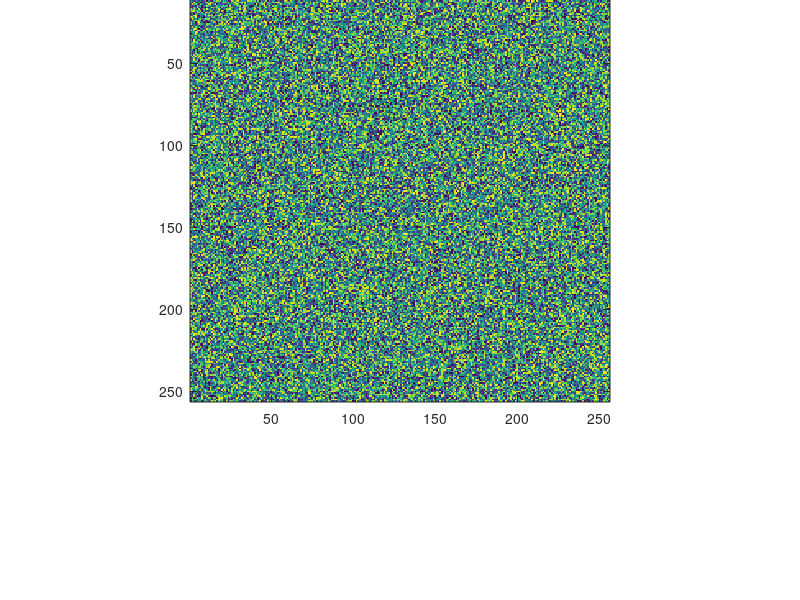

Reproduce this figure in MATLAB. (Note: this script raises an error after producing the figure.)
% puprisa_viewChannel
% Jesse Wilson (2011) syrex314@gmail.com
% Duke University
%
% View a single channel as a z stack.
%
% A visualization tool for 3D stacks of images, such as those acquired in
% pump--probe microscopy.
% Shows one slice at a time, and allows user to view the time delay trace
% associated with a selected pixel in the slice. Also allows user to change
% the currently viewed slice
%
% The purpose is to have a tool for visualizing time delay scans at each
% pixel.
%
% X is an n by m by l - element matrix where
% m is the number of pixels in the y-direction
% n is the number of pixels in the x-direction
% p is the number of time delays (the number of image slices)
%
%
% SOMEDAY: make callback stubs for ROI context menu items
% SOMEDAY: implement callbacks for cbar autoscale context menu
% Then clean up this code before going any further...
% TODO : check bounds on ROI movement
% TODO: make ROI tool with uitoolbar()
% consider making ROI an object?
% start work on multiexponential analysis 
% PCA analysis and basis fitting

%
% instead of using MATLAB slice:
% just make an image plane, change CDATA, and move it up and down

function puprisa_viewChannelZStack( X, zPos, fileName )
    figure('Name','Channel');
    setappdata(gcf,'displayMode','2D');
    
    % maximize the window vertically
    pos = get(gcf,'OuterPosition');
    screenSize = get(0,'ScreenSize');
    pos(2) = screenSize(2)+100;
    pos(4) = screenSize(4)-100;
    set(gcf,'OuterPosition',pos);
    
    % demo mode
    if nargin == 0
        X = demoDataSet();
        Y = demoDataSet();
        [szx, szy, szz] = size(Y);
        zPos = 0.1*(1:szz);
    elseif isstr( X )
        fileName = X;
        [X,Y,zPos] = loadData( fileName ); 
    end
    
    % get dimensions of the stack
    % assume X and Y channels have same dimensions!
    [m,n,p] = size(X);
    
    
    
    clf;
    
    initMenus( gcf );
    
    % set up 4 subplots
    % 1) image for selected time delay
    % 2) delay trace for selected pixel
    % 3) alternate channel image
    % 4) unused
    
    ik = 1; % ik is slice
    setappdata(gcf,'currentSlice',ik);

    
    %axes('Position',[0.1,0.1,0.4,0.8]);
    hImageAxes = gca();
    set(hImageAxes,'Position',[0.02,0.33,0.96,0.7])

    displayMode = getappdata(gcf,'displayMode');
    
    switch displayMode
        case '3D'
            [x,y,z] = meshgrid([1:256],[1:256],zPos);
            h=slice(x,y,z,X, 256, 256, zPos(ik));
            set(h,'edgecolor','none');
            setappdata(gcf,'hsliceobj',h(3));
        case '2D'
            im = imagesc(X(:,:,ik));
            set(im,'Tag','theImage');
            axis square;
    end
    
    %colormap(cmap(256,[0,0.8,0],[0,0,0],[1,0.0,0.2]));
    %colormap(cmap(256,[0.8,0.8,1],[0,0,1],[0,0,0],[1,0,0],[1,0.8,0.8]));
    colormap(cmap(256,[0,1,1],[0,0,1],[0,0,0],[1,0,0],[1,1,0]));
    colorbar;

    set(gca,'YDir','normal');
    set(gca,'Tag','imageAxes');
    setappdata(gcf,'imageStackX', X);
    setappdata(gcf,'zPos',zPos);
    
    if nargin == 3
        title(fileName,'interp','none');
        setappdata(gcf,'fileName',fileName);
    else
        title('viz3dStack');
    end

   
    % set up scroll wheel fn to be able to flip between slices
    set(gcf,'WindowScrollWheelFcn', @scroll_wheel);
    
    % attempt auto-clim
    % take the biggest difference between mean and zero
    m = mean(X(:))
    s = 3*std(X(:))
    set(hImageAxes,'clim', [-1,1]*max( [abs(m+s),abs(m-s)] ));
    
    % display depth
    hTxtDepth = text(0,0,depthString(zPos(ik)),...
        'color',[0,0,0]+0.99,...
        'HorizontalAlignment','left',...
        'VerticalAlignment','bottom',...
        'FontSize',24,...
        'tag','txtDepth');
    
    % plot depth trend
    axTrend = axes('Position',[0.05,0.05,0.90,0.3]);
    trend = puprisa_imageStackTrend(X);
    plot(zPos,trend);
    grid on;
    
end

function str = depthString(z)
    str = ['Depth: ',num2str(0 - z), ' \mum'];
end

%--------------------------------------------------------------------------
% INITIALIZATION ROUTINES
%

% menu initialization
function initMenus( fig )
    % sets up menus in the figure
    f = uimenu('Label','ImageAnalysis');
    uimenu(f,'Label','Open Image Stack...','Callback',@mnuOpenImageStack);
    uimenu(f,'Label','Histogram...','Callback',@mnuShowHistogram);
    uimenu(f,'Label','Multiexponential fit...','Callback',@mnuMultiexpFit);
    uimenu(f,'Label','Principal component composite image...','Callback',@mnuPCA);
    uimenu(f,'Label','Principal component cluster analysis...','Callback',@mnuPCAClusters);
    uimenu(f,'Label','K-clustering analysis...','Callback',@mnuPCAClusters2);
    uimenu(f,'Label','SVD de-noise...','Callback',@mnuSVDdeNoise);
    uimenu(f,'Label','Print stack on page...','Callback',@mnuPrintStack);
    uimenu(f,'Label','Subract background value...','Callback',@mnuBgSubtract);
    uimenu(f,'Label','Auto background','Callback',@mnuBgSubtractAuto);
    uimenu(f,'Label','Export stack','Callback',@mnuExportStack);
    uimenu(f,'Label','Export animated GIF','callback',@mnuExportGIF);
    uimenu(f,'Label','Depth offset...','callback',@mnuDepthOffset);
    uimenu(f,'Label','Subtract average frame','callback',@mnuSubtractAverage);
    
    f = uimenu('Label','Display');
    % this menu contains checkboxes on what to display
    uimenu(f,'Label','Depth','Callback',@mnuDisplayDepth,'checked','on');
    
    % context menu for ROI
    cmnuROI = uicontextmenu();
    uimenu(cmnuROI,'Label','New ROI', 'Callback', @mnuNewROI);
    uimenu(cmnuROI,'Label','Delete ROI', 'Callback', @mnuRemoveROI);
    uimenu(cmnuROI,'Label','Color...','Callback',@mnuSetROIColor);
    uimenu(cmnuROI,'Label','Label...');
    setappdata(fig,'cmnuROI',cmnuROI);

end


%==========================================================================
% CALLBACK FUNCTIONS
%

function scroll_wheel(src,evnt )
    ik = getappdata(gcbf,'currentSlice') + evnt.VerticalScrollCount;
    
    updateDisplay(ik)
end
   
function updateDisplay( ik )
    X = getappdata(gcbf,'imageStackX');
    [m,n,p] = size(X);
    
    Y = getappdata(gcbf,'imageStackY');
    
    if nargin == 0
        ik = getappdata(gcbf,'currentSlice');
    else
        if ik < 1
            ik = 1;
        elseif ik > p
            ik = p;
        end

        setappdata(gcbf,'currentSlice', ik);
    end
        
    h = findobj(gcf,'Tag','imageAxes');
    
    if gca ~= h
        axes(h);
    end
    
    fn = getappdata(gcf,'fileName');
    title([fn, num2str(ik)],'interp','none');
    zPos = getappdata(gcbf,'zPos');
    %[x,y,z] = meshgrid([1:256],[1:256],zPos);
    %h=slice(x,y,z,X, 256, 256, zPos(ik));
    
    cdata = X(:,:,ik);
    
    switch getappdata(gcf,'displayMode')
        case '3D'

            hsliceobj = getappdata(gcf,'hsliceobj');
            cdata = X(:,:,ik);
            zdata = cdata*0 + zPos(ik);

            set(hsliceobj,'CData',cdata, 'ZData', zdata);
        case '2D'
            im =findobj(gcbf,'Tag','theImage');
            set(im,'cdata',cdata);
    end
    
    hTxtDepth = findobj(gcbf,'tag','txtDepth');
    set(hTxtDepth,'string',depthString(zPos(ik)));
    
    drawnow;
end

function buttonDown_moveRoi(src,evnt )
% src - the object that is the source of the event
% evnt - empty for this property
    sel_typ = get(gcbf,'SelectionType');
    
    % get ROI struct array
    ROIs = getappdata(gcbf,'ROIs');
    
    % which ROI?
    ROIindex = getappdata(src,'iROI');
    
    % get the ROI that was selected
    ROI = ROIs(ROIindex);

    switch sel_typ
        case 'normal'
            % single click with left button-- track mouse motions
            set(gcf,'WindowButtonMotionFcn',{@(s,e)buttonMotion_moveRoi(s,e, ROI)});
            set(gcf,'WindowButtonUpFcn',@button_up);
        case 'open'
            % double-click -- toggle ROI mode
            % needs to be fixed
            switch ROI.mode
                case 'box'
                    ROI.mode = 'point';
                case 'point'
                    ROI.mode = 'box';
                otherwise % invalid mode-- change back to 'point'
                    disp(['invalid ROI mode: ', ROI.mode, ' -- changing back to point']);
                    ROI.mode = 'point';
            end
            
            % update the ROI structure in appdata
            ROIs(ROIindex) = ROI;
            setappdata(gcbf,'ROIs', ROIs);
            
            % refresh the display after changing ROI mode
            updateCursor();
    end
end

function buttonMotion_moveRoi(src,evnt, ROI)
    % find out where mouse is
    cp = get(gca,'currentPoint');
    ii = round(cp(1,1));
    ij = round(cp(1,2));
    
    
    ROIs = getappdata(gcbf,'ROIs');
    ROI.center = [ii,ij];
    ROIs(ROI.index) = ROI;
    setappdata(gcbf,'ROIs', ROIs);
    
    updateCursor();
   
end

% buttonDown_resizeRoi()
% Called when user clicks on ROI corner handle to resize.
function buttonDown_resizeRoi(src,evnt )
% src - the object that is the source of the event
% evnt - empty for this property
   sel_typ = get(gcbf,'SelectionType');
   
    % which ROI?
    ROIindex = getappdata(src,'iROI');
    
   
    % get ROI struct array
    ROIs = getappdata(gcbf,'ROIs');
    
    % get the ROI that was selected
    ROI = ROIs(ROIindex);

   switch sel_typ 
      case 'normal'
         set(gcf,'WindowButtonMotionFcn',{@(s,e)buttonMotion_resizeRoi(s,e, ROI)});
         set(gcf,'WindowButtonUpFcn',@button_up);
   end
end

function buttonMotion_resizeRoi(src,evnt, ROI)
    % calculate new width and height
    roiCenter = ROI.center;
    iCenter = roiCenter(1);
    jCenter = roiCenter(2);
    cp = get(gca,'currentPoint');
    ii = round(cp(1,1));
    ij = round(cp(1,2));
    
    roiWidth = 2*(ii-iCenter);
    roiHeight = -2*(ij-jCenter);
    
    % check bounds
    if roiWidth < 1
        roiWidth = 1;
    end
    if roiHeight < 1
        roiHeight = 1;
    end
    
    roiBox = [roiWidth, roiHeight];
    ROI.box = roiBox;
    
    % save the new ROI
    ROIs = getappdata(gcbf,'ROIs');
    ROIs(ROI.index) = ROI;
    setappdata(gcbf,'ROIs',ROIs);

    updateCursor();
end

function button_up(src,evnt)
    set(gcf,'WindowButtonMotionFcn','');
end

%==========================================================================
% MENU CALLBACKS
%

% Main (top) menu callbaks
function mnuAutoScaleStack(src, evt)
    get(get(get(src,'Parent'),'Parent'))
end

function mnuDepthOffset(src, evt)
    % subtract arbitrary offset from depth scans
    
    % ask for offset
    prompt = {'Z Depth Offset:'};
    dlg_title = 'Z Depth Offset (microns)';
    num_lines = 1;
    def = {'0.00'};
    answer = inputdlg(prompt,dlg_title,num_lines,def);
    z0 = str2num(answer{1});
    if isempty(z0)
        error('invalid entry');
    end
    
    % apply the offst
    zPos = getappdata(gcbf,'zPos');
    zPos = zPos + z0;
    setappdata(gcbf, 'zPos', zPos);
    
    % update depth gauge readout
    ik = getappdata(gcbf,'currentSlice');
    hTxtDepth = findobj(gcbf,'Tag','txtDepth');
    set(hTxtDepth,'string',depthString(zPos(ik)));
    drawnow;
end

function mnuSubtractAverage( src, evt )
    % average stack, then subtract the average from each frame
    X = getappdata( gcbf, 'imageStackX' );
    
    [~,~,nSlices] = size(X);
    
    avg = sum(X,3) / nSlices;
    
    X = X - repmat(avg,[1,1,nSlices]);
    
    setappdata( gcbf,'imageStackX',X);
    
    updateDisplay();

end

function mnuSVDdeNoise( src, evt )
    % perform principle component analysis,
    % keeping only the first N principal components!
    
    % ask how many components to retain
    prompt = {'Number of principal components to retain:'};
    dlg_title = 'SVD de-noise parameters';
    num_lines = 1;
    def = {'3'};
    answer = inputdlg(prompt,dlg_title,num_lines,def);
    nPCs = str2num(answer{1});
    if isempty(nPCs)
        error('invalid entry');
    end
    
    % get the image stack
    X = getappdata( gcbf, 'imageStackX' );
    
    
    
    % reshape to a list of delay scans
    [nrows,ncols,ndelays] = size(X);
    delayScans = zeros(nrows*ncols, ndelays);
    for irow = 1:nrows
        minIndex = (irow-1)*ncols+1;
        maxIndex = (irow)*ncols;
        delayScans( minIndex:maxIndex, : ) = squeeze(X( irow, 1:ncols, : ));
    end
    
    
    [U,S,V] = svd( delayScans, 0 );
    size(U)
    size(S)
    size(V)
    
    s = diag(S);
    
    sumPCStack = zeros(nrows, ncols, ndelays);
    
    %nPCs = 3;
    
    for iPC = 1:nPCs
        % make a matrix of this principal component
        PC_mtrx = permute(repmat( V(:,iPC), [1,nrows,ncols]),[2,3,1]);
    
        % project the image stack onto this principal component
        PCImage = sum(X.*PC_mtrx ,3);
        
        % add it to the sum image
        sumPCStack = sumPCStack + repmat(PCImage,[1,1,ndelays]).*PC_mtrx;
        
    end
    
    % save back in main image
    setappdata (gcbf,'imageStackX', sumPCStack);
    
    src= [];
    evnt.VerticalScrollCount = -1;
    scroll_wheel(src,evnt);
    
end

function mnuPCAClusters2( src, evt )
    % get the image stack
    X = getappdata( gcbf, 'imageStackX' );    
    
    % reshape to a list of delay scans
    [nrows,ncols,ndelays] = size(X);
    delayScans = zeros(nrows*ncols, ndelays);
    for irow = 1:nrows
        minIndex = (irow-1)*ncols+1;
        maxIndex = (irow)*ncols;
        delayScans( minIndex:maxIndex, : ) = squeeze(X( irow, 1:ncols, : ));
    end
    
    % pick the strongest n signal points
    nStrongestSignals = 5000;
    strengths = sum(abs(delayScans),2);
    [b,ii] = sort(strengths,'Descend');

    delayScans = delayScans( ii(1:nStrongestSignals), : );
    delayScanSums = repmat(sum(abs(delayScans),2),[1,ndelays]);
    %delayScans = delayScans ./ delayScanSums;
    

    
    [pc, zscores, pcvars] = princomp(delayScans);
    figure('name','princomp');
    scatter(zscores(:,1), zscores(:,2));
    
    %pcclusters = clusterdata(delayScans,2);
    pcclusters = kmeans(delayScans,2);
    gscatter(zscores(:,1), zscores(:,2), pcclusters);
    
    figure
    foo = zeros(1,nrows*ncols);
    foo(ii(pcclusters == 3)) = 1;
    img = reshape(foo,[nrows,ncols]);
    imagesc(img);
end 

function mnuPCAClusters(src, evt)
    
    % perform principle component analysis,
    
    % get the image stack
    X = getappdata( gcbf, 'imageStackX' );    
    
    % reshape to a list of delay scans
    [nrows,ncols,ndelays] = size(X);
    delayScans = zeros(nrows*ncols, ndelays);
    for irow = 1:nrows
        minIndex = (irow-1)*ncols+1;
        maxIndex = (irow)*ncols;
        delayScans( minIndex:maxIndex, : ) = squeeze(X( irow, 1:ncols, : ));
    end
    
    puprisa_clusterAnalysis( delayScans );
    
    
end

function mnuPCA( src, evt )
    % open dialog to prompt user where to get PCs from,
    % and then show image, with layers of selectable colors for PCs
    % autoscale should have separate scales for each PC
    % perhaps give multiple views, allowing selection of PCs in each view
    
    X = getappdata(gcbf,'imageStackX');
    puprisa_componentImage( X );
    
end

function mnuOpenImageStack( src, evt )
    % prompt user for an image stack to load
    
    % recall working directory
    wd = getappdata(gcbf,'workingDirectory');
    
    % or use MATLAB's working directory if none has been set yet
    if isempty(wd)
        wd = pwd;
    end
    
    [fileName, pathName] = uigetfile([wd,'\*.dat'],...
        'Select a ScanImage Stack' );
    
    if ~isequal(fileName,0)
        % if not canceled, load the file
        [X,Y, zPos] = loadData([pathName,'\',fileName]);
        
        % remember the working directory for later
        setappdata(gcbf,'workingDirectory',pathName);
        
        if ~isempty(X)
            % restart this program with the new data
            viz3dStack( X, Y, zPos, fileName ) ;
        end
    end
end

function mnuShowHistogram( src, evt)
    % show histogram of image stack
    % display distribution of pixel intensity values
    X = getappdata( gcbf, 'imageStackX' );
    figure('Name','histogram');
    hist(X(:),100);
    xlabel('Value');
    ylabel('Pixel count');
end

function mnuMultiexpFit(src, evt)
    % perform a multiexponential fit of the currently-displayed time series
    
    % open dialog to prompt for:
    % - min/max time
    % - no. exponentials
    % - initial guess (implement this later?)
    prompt = {'Min probe delay (ps):','Max probe delay (ps):', 'No. exponentials'};
    dlg_title = 'Parameters for multi-exponential fit';
    num_lines = 1;
    def = {'0.3', 'Inf', '2'};
    answer = inputdlg(prompt,dlg_title,num_lines,def);
    
    % parse user input
    minDelay = str2num( answer(1) );
    maxDelay = str2num( answer(2) );
    nExp     = str2num( answer(3) );
    
    % check for valid inputs
    if( isempty(minDelay) || isempty(maxDelay) || isempty(nExp) )
        error('Invalid inputs to multiexponential fit');
    end
    
    % !!! BOOKMARK
    % call the exponential fitting routine
    
    % then plot the results
    
end

function mnuPrintStack(src,evt)
    
    % get the data
    X = getappdata(gcbf,'imageStackX');
    axes(findobj(gcbf,'Tag','imageAxes'));
    climits = get(gca,'clim');
    cm = colormap();
    
    
    [~,~,nSlices] = size(X);

    % first figure out row/column break-down
    nPanels = nSlices;
    ff = factor(nPanels);
    if length(ff) == 1
        nPanels = nPanels + 1;
        ff = factor(nPanels);
    end
    
    nCols = ff(end);
    nRows = nPanels / ff(end);
    
    figure('Name','Stack layout');
    for iSlice = 1:nSlices
        subplot(nRows, nCols, iSlice);
        imagesc(X(:,:,iSlice));
        colormap(cm);
        set(gca,'clim',climits);
        grid on;
    end
    
    
    % eventually replace subplot() with my own pixel-based positioning
    
end

function mnuBgSubtract( src, evt )
    % ask for constant background level
    prompt = {'Background level:'};
    dlg_title = 'Constant background offset correction';
    num_lines = 1;
    def = {'0.00'};
    answer = inputdlg(prompt,dlg_title,num_lines,def);
    bg = str2num(answer{1});
    if isempty(bg)
        error('invalid entry');
    end
    
    % get the image stack and subtract background
    X = getappdata( gcbf, 'imageStackX' );
    X = X - bg;
    setappdata( gcbf, 'imageStackX', X );
    
    
    % refresh the image
    im = findobj(gcbf,'Tag','theImage');
    ik = getappdata(gcf,'currentSlice');
    set(im,'CData', X(:,:,ik));
    drawnow;
    
    disp('subtracted')
    
end

function mnuBgSubtractAuto( src, evt )
    % get the image stack
    X = getappdata( gcbf, 'imageStackX' );
    
    % background from average of first and last slices
    Xbg = X(:,:,[1,end]);
    bg = sum(Xbg(:)) / length(Xbg(:));
    
    X = X - bg;
    setappdata( gcbf, 'imageStackX', X );
end

% display menu callbacks
function mnuDisplayDepth(src, evt)
    checked = get(src,'checked');
    
    % toggle checkbox
    switch checked
        
        case 'on'                       % if it was previously checked
            set(src,'checked','off');   %    uncheck the menu item
                                        %    and hide depth gauge
            set( findobj(gcbf,'tag','txtDepth'),...
                 'visible', 'off' );
             
        case 'off'                       % if it was previously unchecked
             set(src,'checked','on');   %    check the menu item
                                         %    and show depth gauge
            set( findobj(gcbf,'tag','txtDepth'),...
                 'visible', 'on' );
    end
            
end

% ROI context menu callbacks
function mnuNewROI( src, evt )
    newROI(findobj(gcbf,'Tag','imageAxes'),...
                    findobj(gcbf,'Tag','theImage'),...
                    findobj(gcbf,'Tag','axTransient'));
end

function mnuRemoveROI( src, evt )
    iROI = getappdata(gco,'iROI');
    
    removeROI( iROI );
    
end

function mnuSetROIColor( src, evt )
    % pick a new color
    c = uisetcolor(gco);
    
    iROI = getappdata(gco,'iROI');
    ROIs = getappdata(gcbf,'ROIs');
    
    ROI = ROIs(iROI);
    hColoredObjs = [ ...
        ROI.lCrossX, ...
        ROI.lCrossY, ...
        ROI.lCrossCenter, ...
        ROI.lBox, ...
        ROI.lBoxCorner, ...
        ROI.lTransient ];
    
    for iObj = 1:length(hColoredObjs)
        set(hColoredObjs,'Color',c);
    end
    
    drawnow;
    
    
end

%==========================================================================
% DATA DISPLAY/REFRESH/DRAWING
%
% These routines update the various displays of the data
function updateCursor()
    % get ROI structure
    ROIs = getappdata(gcf,'ROIs');
    nROIs = length(ROIs);
    
    minVal = inf;
    maxVal = -inf;
    
    for iROI = 1:nROIs
        ROI = ROIs(iROI);
        
    % get relevant handles
    lCrossX = ROI.lCrossX;
    lCrossY = ROI.lCrossY;
    lCrossCenter = ROI.lCrossCenter;
    lRoiBox = ROI.lBox;
    lRoiBoxCorner = ROI.lBoxCorner;
    lTransient = ROI.lTransient;
    ROImode = ROI.mode;
    roiCenter = ROI.center;
    roiBox = ROI.box;


    ii = roiCenter(1);
    ij = roiCenter(2);
    
    % find out whether we operate a boxed ROI or a single pixel
    
    
    switch ROImode
        case 'box'
            % ensure box is all visible
            set(lRoiBox,'visible','on');
            set(lRoiBoxCorner,'visible','on');
        case 'point'
            % hide box, leave only center point
            set(lRoiBox,'visible','off');
            set(lRoiBoxCorner,'visible','off');
        otherwise
            error(['Invalide ROI mode: ', ROImode]);
    end
    
    % update cursor
    set(lCrossX,'ydata',[0,0]+ij);
    set(lCrossY,'xdata',[0,0]+ii);
    set(lCrossCenter,'xdata',ii,'ydata',ij);
    
    % update ROI box
    
    roiWidth = roiBox(1);
    roiHeight = roiBox(2);
    set(lRoiBox,'xdata',[ii-roiWidth/2, ii-roiWidth/2, ...
                     ii+roiWidth/2, ii+roiWidth/2, ii-roiWidth/2]);
    set(lRoiBox,'ydata',[ij-roiHeight/2, ij+roiHeight/2, ...
                     ij+roiHeight/2, ij-roiHeight/2, ij-roiHeight/2]);
                 
    set(lRoiBoxCorner,'xdata',ii+roiWidth/2, 'ydata', ij-roiHeight/2);
                    
    % redraw decay curve on right
    X = getappdata(gcbf, 'imageStackX');
    
    % find lineout of selected region (or pixel)
    switch ROImode
        case 'box'
            % find X within ROI box
            iLower = round(ii - roiWidth/2);
            iUpper = round(ii + roiWidth/2);
            jLower = round(ij - roiHeight/2);
            jUpper = round(ij + roiHeight/2);

            % bound checking
            % do this later-- be careful for now
            Xroi = X(  jLower:jUpper,iLower:iUpper, : );
            XroiSum = squeeze(sum(sum(Xroi,1),2));
            lineout = XroiSum /((jUpper-jLower)*(iUpper-iLower)); % normalize
        case 'point'
            % find transient lineout under point ROI
            Xroi = squeeze(X(ij,ii,:));
            lineout = Xroi;
    end
    
    % record min/max values
    if( max(lineout) > maxVal )
        maxVal = max(lineout);
    end
    if( min(lineout) < minVal )
        minVal = min(lineout);
    end
    
    %set(lTransient,'YData', squeeze(X(ij,ii,:)));
    set(lTransient,'YData', lineout);
    
    lTimeSliceMark = findobj(gcf,'Tag','lTimeSliceMark');
    axTransient = findobj(gcf,'Tag','axTransient');
    %set(axTransient,'ylim',[min(lineout),max(lineout)]);
    set(lTimeSliceMark,'ydata',[minVal,maxVal]);
    
    end
    drawnow;
    
end

function X = demoDataSet()
    % demo dataset: random noise multiplied by exp. decay in the time
    % domain
    m = 256; n = 256; p = 32;
    
    X = rand( m, n, p );
    
    decay = exp(-(1:p)/20);
    
    decay = repmat(reshape(decay,1,1,p),[m,n,1]);
    
    X = X.*decay;
end


function [X,Y, zPos] = loadData( fileName )
    hAxImage = findobj(gcf,'Tag','imageAxes');

    slices = readImageStack( fileName, hAxImage );
    
    
    % allocate image array
    [mx,nx] = size(slices(1).imageData{1});
    p = length(slices);
    X = zeros(mx,nx,p);
    
    if length(slices(1).imageData) > 1
        [my,ny] = size(slices(1).imageData{2});
        Y = zeros(my,ny,p);
    else
        Y = [];
    end

    
    % just pull out x-channel data for now
    for iSlice = 1:length(slices)
        X(:,:, iSlice) = slices(iSlice).imageData{1};
        if ~isempty(Y)
            Y(:,:, iSlice) = slices(iSlice).imageData{2};
        end
    end
    
    zPos = [slices.posZ];
end

function mnuExportStack(evt,obj)
    stack = getappdata(gcbf,'imageStackX');
    clim = get(findobj(gcbf,'Tag','imageAxes'),'clim');
    
    % subtract offset
    stack = stack - clim(1);
    
    % scale
    stack = stack / (clim(2)-clim(1));
    
    % truncate at 0-255
    stack( stack < 0 ) = 0;
    stack( stack > 1 ) = 1;
    
    [nrows,ncols,nslices] = size(stack);
    
    for iSlice = 1:nslices
        imwrite(stack(:,:,iSlice),['foo_',num2str(iSlice),'.tif'],'tif');
    end
        
    
end

function mnuExportGIF(evt,obj)
    % get image stack data
    stack = getappdata(gcbf,'imageStackX');
    [nrows,ncols,nslices] = size(stack);
    
    % export stack to animated GIF
    %
    % prompt user for parameters:
    % frame from, frame to, loop, and delay
    exportParm = puprisa_exportGIFDialog( nslices );
    
    nSlicesToAnimate = exportParm.endSlice - exportParm.startSlice + 1;
    
    % if animation will run forwards then backwards,
    % double the no. of frames.
    if ~exportParm.backForth
        nFrames = nSlicesToAnimate;
    else
        nFrames = 2*nSlicesToAnimate;
    end
    
    gifStack = zeros(nrows,ncols,1,nFrames);
    
    cmInUse = colormap();
    
    for iFrame = 1 : nSlicesToAnimate
        
        updateDisplay( iFrame + exportParm.startSlice - 1);
        
        frame = getframe(gca);
        
        % set colormap on first frame
        if iFrame == 1
            [gifStack,cm] = ...
                rgb2ind(frame.cdata,cmInUse);
        else
            gifStack(:,:,1,iFrame) = ...
                rgb2ind(frame.cdata,cmInUse);
        end
    end
    
    % go backwards
    if exportParm.backForth
        for iFrame = 1:nSlicesToAnimate
            
            updateDisplay( exportParm.endSlice - iFrame + 1);

            frame = getframe(gca);
            
            gifStack(:,:,1,iFrame+nSlicesToAnimate) = ...
                rgb2ind(frame.cdata,cmInUse);
        end
    end
    
    
    if exportParm.loop == 1
        loopCount = Inf;
    else
        loopCount = 0;
    end
    
    imwrite(gifStack,cmInUse,exportParm.fileName,'gif',...
        'DelayTime',exportParm.delay,'LoopCount',Inf);
        
    %web(exportParm.fileName);
    %close(ff);
end